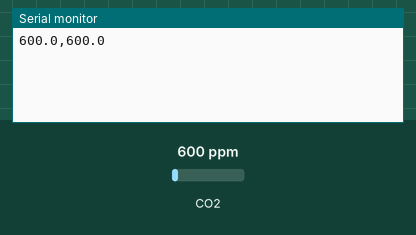
Simulated run of this sketch. Board: Arduino Uno, built with avr-gcc and run on an emulated ATmega328P. Parts: the last lines printed to the serial monitor. The test bench sets the inputs (shaded band); at power-on: CO2 600 ppm.

Above: at 1.2 s.
1.3 s: CO2 set to 452 ppm
At 3.2 s:
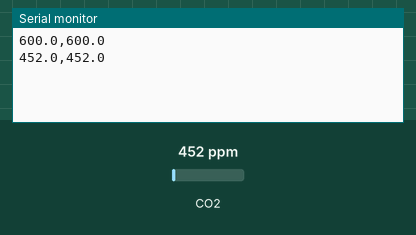
3.6 s: CO2 set to 1050 ppm
At 5.0 s:
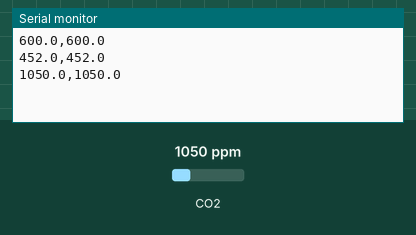
Timing chart, 0 to 6.6 s (numbered marks = the images above; inputs shaded):
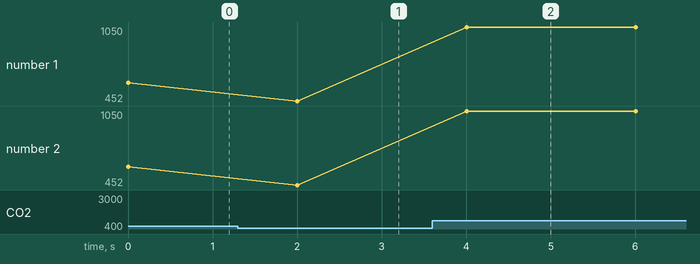

The sketch:

Ardmq135.ino
```cpp
#include "MQ135.h"

const int MQ135_1 = A0;
const int MQ135_2 = A1;
MQ135 gasSensor1(MQ135_1);
MQ135 gasSensor2(MQ135_2);

// Calibrated RZero values for each sensor
const float CALIBRATED_RZERO_1 = 15.3;   // For MQ135_1 (A0)
const float CALIBRATED_RZERO_2 = 30.27;  // For MQ135_2 (A1)

void setup() {
  Serial.begin(9600);
  gasSensor1.setRZero(CALIBRATED_RZERO_1);
  gasSensor2.setRZero(CALIBRATED_RZERO_2);
}

void loop() {
  float ppm1 = gasSensor1.getPPM();
  float ppm2 = gasSensor2.getPPM();
  Serial.print(ppm1, 1); Serial.print(","); Serial.println(ppm2, 1);
  delay(2000);
}
```

Measured:
- after the input at 1.3 s, the serial monitor: prints a new line after 0.70 s (image 1)
- after the input at 3.6 s, the serial monitor: prints a new line after 0.41 s (image 2)
- plotted number 1: 600 → 452 after the input at 1.3 s, 452 → 1050 after the input at 3.6 s
- plotted number 2: 600 → 452 after the input at 1.3 s, 452 → 1050 after the input at 3.6 s
